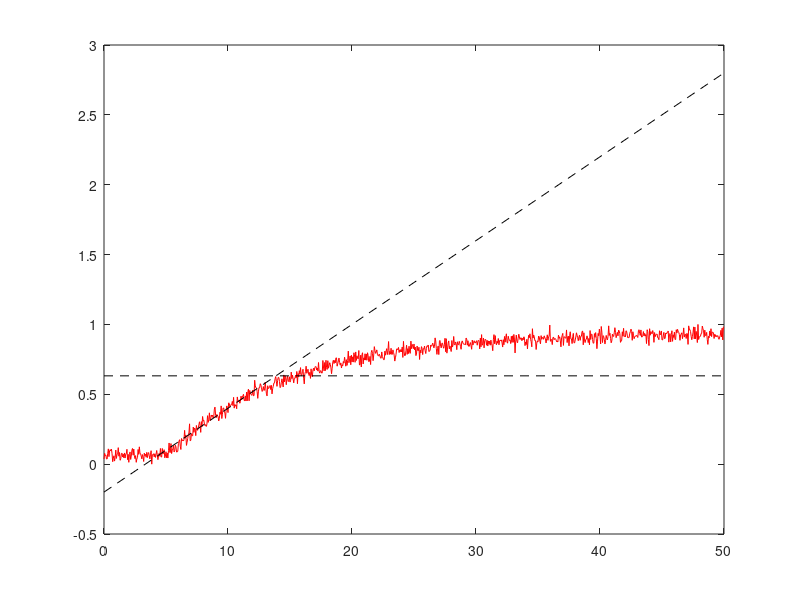

This chart was generated by the following MATLAB code: (Note: this script raises an error after producing the figure.)
% h)

clear;
clc;
close all;

dados = load('dadosordem1.txt');

ts = dados(:,1); 

entrada = dados(:,2); 
saida = dados(:,3);

k = mean(dados(end-20:end));
kNormalizado = k/k;

entradaNormalizada = (entrada - 0)/(max(entrada) - 0);
saidaNormalizada = (saida - min(saida))/(max(saida) - min(saida));

%-----------------------------------------------------------------

figure (4);
plot(ts, saidaNormalizada, "r");
hold on;
plot([0,50], [kNormalizado*0.632,kNormalizado*0.632],"k--");
plot([0,50], [kNormalizado*-0.2,kNormalizado*2.8],"k--");

tauInc = 15.2 - 8.2;
tetaInc = 1/tauInc;
s = tf('s');

numInc = k;
denInc = [tauInc 1];
FtInc = tf(numInc, denInc, 'inputDelay', tetaInc);

yFtinc = step(FtInc,ts);

mseInc = mean((saida - yFtinc).^2);
fprintf(' mseInc: %d \n',mseInc);